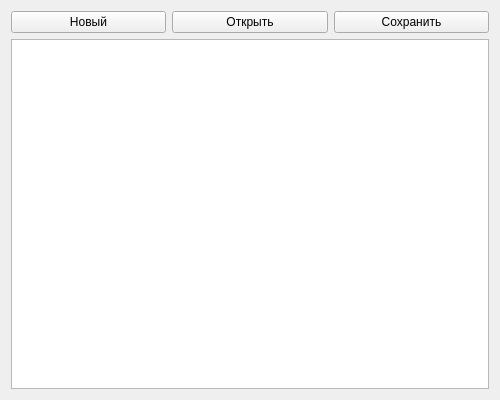
<?xml version="1.0" encoding="UTF-8"?>
<ui version="4.0">
    <class>Form</class>
    <widget class="QWidget" name="Form">
        <property name="geometry">
            <rect>
                <x>0</x>
                <y>0</y>
                <width>500</width>
                <height>400</height>
            </rect>
        </property>
        <property name="windowTitle">
            <string>Редактор</string>
        </property>
        <layout class="QVBoxLayout" name="verticalLayout">
            <item>
                <layout class="QHBoxLayout" name="horizontalLayout">
                    <item>
                        <widget class="QPushButton" name="btnNew">
                            <property name="text">
                                <string>Новый</string>
                            </property>
                        </widget>
                    </item>
                    <item>
                        <widget class="QPushButton" name="btnOpen">
                            <property name="text">
                                <string>Открыть</string>
                            </property>
                        </widget>
                    </item>
                    <item>
                        <widget class="QPushButton" name="btnSave">
                            <property name="text">
                                <string>Сохранить</string>
                            </property>
                        </widget>
                    </item>
                </layout>
            </item>
            <item>
                <widget class="QTextBrowser" name="browser" />
            </item>
        </layout>
    </widget>
</ui>
